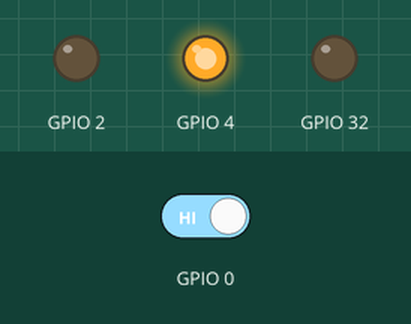
Bench run of a sketch on a simulated ESP32. On the bench: output pins drawn as LEDs (lit = HIGH). Inputs (shaded band) come from the test bench; at power-on: GPIO 0 HIGH. Storage starts empty; nothing arrives over Bluetooth unless stated.

Above: at 1.2 s.
1.3 s: GPIO 0 driven LOW
At 2.7 s:
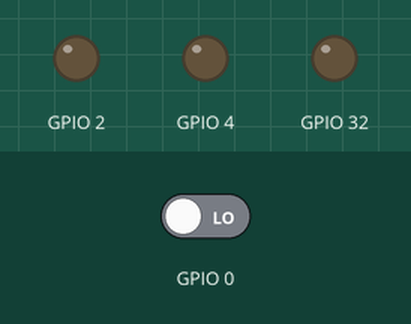
Timing chart, 0 to 4.3 s (numbered marks = the images above; inputs shaded):
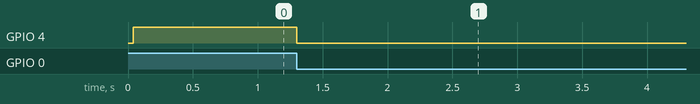

The sketch:

TrafficScanner_v2.7_WithDisablerPin.ino
```cpp
#include <BLEDevice.h>
#include <BLEUtils.h>
#include <BLEScan.h>
#include <BLEAdvertisedDevice.h>
#include "FS.h"
#include "SD.h"
#include "SPI.h"

const int scanTime = 4; //In seconds
String fileName = "scan"; //follow {format}
unsigned long curTime;
File dataFile;
int fileNum = 1;
boolean alternator = false;
BLEScan* pBLEScan;

class MyAdvertisedDeviceCallbacks: public BLEAdvertisedDeviceCallbacks {
    void onResult(BLEAdvertisedDevice advertisedDevice) {
      ;
    }
};

void setup() {
  SD.begin();

  pinMode(4, OUTPUT);
  pinMode(2, OUTPUT);
  pinMode(32, OUTPUT);
  pinMode(0, INPUT);

  digitalWrite(4, LOW);
  digitalWrite(2, LOW);
  digitalWrite(32, LOW);

  // testing if the card is working
  if (!SD.begin()) {
    digitalWrite(2, HIGH);
    digitalWrite(4, LOW);
    while (1);
  } else {
    digitalWrite(4, HIGH);
  }

  while (SD.exists("/" + fileName + " " + fileNum + ".txt")) {
    fileNum++;
  }
  fileName = "/" + fileName + " " + fileNum + ".txt";

  dataFile = SD.open(fileName, FILE_APPEND);
  dataFile.println("Timestamp, Address");
  dataFile.close();

  BLEDevice::init("");
  pBLEScan = BLEDevice::getScan(); //create new scan
  pBLEScan->setAdvertisedDeviceCallbacks(new MyAdvertisedDeviceCallbacks());
  pBLEScan->setActiveScan(true); //active scan uses more power, but get results faster
  pBLEScan->setInterval(10);
  pBLEScan->setWindow(1000);
}

void loop() {
  while(digitalRead(0) == HIGH) {
    digitalWrite(4, HIGH);
  }
  digitalWrite(4, LOW);

  curTime = millis();

  BLEScanResults foundDevices = pBLEScan->start(scanTime);

  dataFile = SD.open(fileName, FILE_APPEND);

  for (int i = 0; i < foundDevices.getCount(); i++) {
    dataFile.print(curTime);
    dataFile.print(", ");
    dataFile.println(foundDevices.getDevice(i).getAddress().toString().c_str());

    dataFile.flush();

    digitalWrite(32, HIGH);
  }

  delay(500);
  dataFile.close();

  if (alternator) {
    digitalWrite(4, HIGH);
    alternator = false;
  } else {
    digitalWrite(4, LOW);
    alternator = true;
  }

  pBLEScan->clearResults();   // delete results fromBLEScan buffer to release memory
  delay(500);
}
```

Measured:
- after the input at 1.3 s, GPIO 4: HIGH → LOW at once
